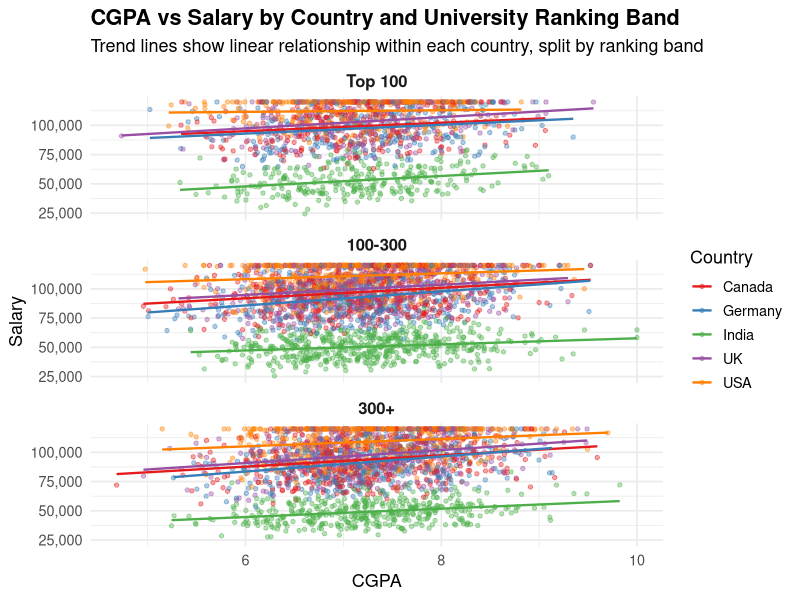
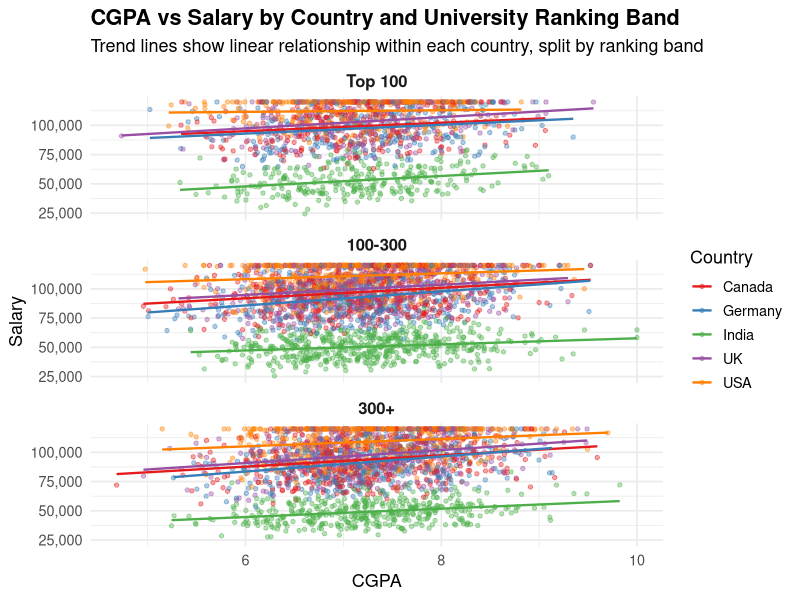

Here is the R script that generated these plots, in order:
library(tidyverse)

df <- read_csv("data/placed_salary_data.csv", show_col_types = FALSE) %>%
  mutate(
    country                 = factor(country),
    university_ranking_band = factor(
      university_ranking_band,
      levels = c("Top 100", "100-300", "300+")  # logical order top to bottom
    )
  )

dir.create("output/figures", recursive = TRUE, showWarnings = FALSE)

ggplot(df, aes(x = cgpa, y = salary, color = country)) +
  geom_point(alpha = 0.4, size = 1.2) +
  geom_smooth(method = "lm", se = FALSE, linewidth = 0.8) +
  scale_color_brewer(palette = "Set1") +
  scale_y_continuous(labels = scales::comma) +
  facet_wrap(~ university_ranking_band, ncol = 1) +
  labs(
    title    = "CGPA vs Salary by Country and University Ranking Band",
    subtitle = "Trend lines show linear relationship within each country, split by ranking band",
    x        = "CGPA",
    y        = "Salary",
    color    = "Country"
  ) +
  theme_minimal(base_size = 13) +
  theme(
    plot.title    = element_text(face = "bold"),
    legend.position = "right",
    strip.text    = element_text(face = "bold", size = 12)
  )

ggsave("output/figures/cgpa_vs_salary_by_country_and_rank.png", width = 10, height = 12, dpi = 150)
cat("Plot saved to output/figures/cgpa_vs_salary_by_country_and_rank.png\n")
